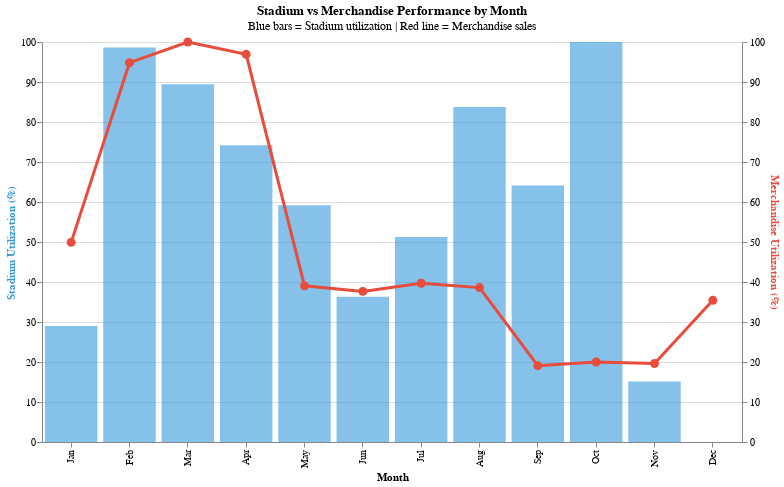

Notebook cell for this chart:
### Markdown cell above
<strong><h2>What are the merchandise sales like during these dead months?<strong><h2>

### Code cell
merch['Month'] = pd.to_datetime(merch['Selling_Date']).dt.month

# calculate monthly merchandise revenue
monthly_merch = merch.groupby('Month', as_index=False)['Unit_Price'].sum()
monthly_merch.columns = ['Month', 'Merch_Revenue']

# recode months
month_names = {
    1: 'Jan', 2: 'Feb', 3: 'Mar', 4: 'Apr', 
    5: 'May', 6: 'Jun', 7: 'Jul', 8: 'Aug',
    9: 'Sep', 10: 'Oct', 11: 'Nov', 12: 'Dec'
}
monthly_merch['Month_Name'] = monthly_merch['Month'].map(month_names)

# normalize both metrics to compare patterns
max_merch = monthly_merch['Merch_Revenue'].max()
monthly_merch['Merch_Utilization_%'] = (monthly_merch['Merch_Revenue'] / max_merch) * 100

comparison = monthly_revenue[['Month', 'Month_Name', 'Total_Revenue', 'Utilization_%']].merge(
    monthly_merch[['Month', 'Merch_Revenue', 'Merch_Utilization_%']], 
    on='Month'
)

# identify off-season months
dead_months = [1, 6, 11, 12]
comparison['Stadium_Status'] = comparison['Month'].apply(
    lambda x: 'Dead Stadium Months' if x in dead_months else 'Active Stadium Months'
)

# create viz
base = alt.Chart(comparison).encode(
    x=alt.X('Month:O', 
            title='Month',
            axis=alt.Axis(labelExpr="['Jan','Feb','Mar','Apr','May','Jun','Jul','Aug','Sep','Oct','Nov','Dec'][datum.value-1]"))
)

stadium_bars = base.mark_bar(opacity=0.6, color='#3498db').encode(
    y=alt.Y('Utilization_%:Q', 
            title='Stadium Utilization (%)',
            axis=alt.Axis(titleColor='#3498db')),
    tooltip=[
        alt.Tooltip('Month_Name:N', title='Month'),
        alt.Tooltip('Total_Revenue:Q', title='Stadium Revenue', format='$,.0f'),
        alt.Tooltip('Utilization_%:Q', title='Stadium Utilization %', format='.1f')
    ]
)

merch_line = base.mark_line(
    color='#e74c3c', 
    strokeWidth=3,
    point=alt.OverlayMarkDef(color='#e74c3c', size=80)
).encode(
    y=alt.Y('Merch_Utilization_%:Q',
            title='Merchandise Utilization (%)',
            axis=alt.Axis(titleColor='#e74c3c')),
    tooltip=[
        alt.Tooltip('Month_Name:N', title='Month'),
        alt.Tooltip('Merch_Revenue:Q', title='Merch Revenue', format='$,.0f'),
        alt.Tooltip('Merch_Utilization_%:Q', title='Merch Utilization %', format='.1f')
    ]
)

# combine layers
chart = alt.layer(stadium_bars, merch_line).resolve_scale(
    y='independent'
).properties(
    width=700,
    height=400,
    title={
        "text": "Stadium vs Merchandise Performance by Month",
        "subtitle": "Blue bars = Stadium utilization | Red line = Merchandise sales"
    }
)

chart

### Figure 1 — Vega-Lite specification as saved in the notebook (floating-point values rounded to 4 significant figures)
{"config": {"view": {"continuousWidth": 300, "continuousHeight": 300}}, "layer": [{"mark": {"type": "bar", "color": "#3498db", "opacity": 0.6}, "encoding": {"tooltip": [{"field": "Month_Name", "title": "Month", "type": "nominal"}, {"field": "Total_Revenue", "format": "$,.0f", "title": "Stadium Revenue", "type": "quantitative"}, {"field": "Utilization_%", "format": ".1f", "title": "Stadium Utilization %", "type": "quantitative"}], "x": {"axis": {"labelExpr": "['Jan','Feb','Mar','Apr','May','Jun','Jul','Aug','Sep','Oct','Nov','Dec'][datum.value-1]"}, "field": "Month", "title": "Month", "type": "ordinal"}, "y": {"axis": {"titleColor": "#3498db"}, "field": "Utilization_%", "title": "Stadium Utilization (%)", "type": "quantitative"}}}, {"mark": {"type": "line", "color": "#e74c3c", "point": {"color": "#e74c3c", "size": 80}, "strokeWidth": 3}, "encoding": {"tooltip": [{"field": "Month_Name", "title": "Month", "type": "nominal"}, {"field": "Merch_Revenue", "format": "$,.0f", "title": "Merch Revenue", "type": "quantitative"}, {"field": "Merch_Utilization_%", "format": ".1f", "title": "Merch Utilization %", "type": "quantitative"}], "x": {"axis": {"labelExpr": "['Jan','Feb','Mar','Apr','May','Jun','Jul','Aug','Sep','Oct','Nov','Dec'][datum.value-1]"}, "field": "Month", "title": "Month", "type": "ordinal"}, "y": {"axis": {"titleColor": "#e74c3c"}, "field": "Merch_Utilization_%", "title": "Merchandise Utilization (%)", "type": "quantitative"}}}], "data": {"name": "data-9d2f78021a777708d3eb0558ee2acfab"}, "height": 400, "resolve": {"scale": {"y": "independent"}}, "title": {"text": "Stadium vs Merchandise Performance by Month", "subtitle": "Blue bars = Stadium utilization | Red line = Merchandise sales"}, "width": 700, "$schema": "https://vega.github.io/schema/vega-lite/v5.20.1.json", "datasets": {"data-9d2f78021a777708d3eb0558ee2acfab": [{"Month": 1, "Month_Name": "Jan", "Total_Revenue": 1180000, "Utilization_%": 29.0, "Merch_Revenue": 545557, "Merch_Utilization_%": 49.91, "Stadium_Status": "Dead Stadium Months"}, {"Month": 2, "Month_Name": "Feb", "Total_Revenue": 4014114, "Utilization_%": 98.65, "Merch_Revenue": 1036453, "Merch_Utilization_%": 94.83, "Stadium_Status": "Active Stadium Months"}, {"Month": 3, "Month_Name": "Mar", "Total_Revenue": 3638520, "Utilization_%": 89.42, "Merch_Revenue": 1092989, "Merch_Utilization_%": 100.0, "Stadium_Status": "Active Stadium Months"}, {"Month": 4, "Month_Name": "Apr", "Total_Revenue": 3019167, "Utilization_%": 74.2, "Merch_Revenue": 1059386, "Merch_Utilization_%": 96.93, "Stadium_Status": "Active Stadium Months"}, {"Month": 5, "Month_Name": "May", "Total_Revenue": 2409516, "Utilization_%": 59.21, "Merch_Revenue": 426674, "Merch_Utilization_%": 39.04, "Stadium_Status": "Active Stadium Months"}, {"Month": 6, "Month_Name": "Jun", "Total_Revenue": 1477016, "Utilization_%": 36.3, "Merch_Revenue": 411551, "Merch_Utilization_%": 37.65, "Stadium_Status": "Dead Stadium Months"}, {"Month": 7, "Month_Name": "Jul", "Total_Revenue": 2086062, "Utilization_%": 51.27, "Merch_Revenue": 433818, "Merch_Utilization_%": 39.69, "Stadium_Status": "Active Stadium Months"}, {"Month": 8, "Month_Name": "Aug", "Total_Revenue": 3408036, "Utilization_%": 83.75, "Merch_Revenue": 421963, "Merch_Utilization_%": 38.61, "Stadium_Status": "Active Stadium Months"}, {"Month": 9, "Month_Name": "Sep", "Total_Revenue": 2608443, "Utilization_%": 64.1, "Merch_Revenue": 208487, "Merch_Utilization_%": 19.07, "Stadium_Status": "Active Stadium Months"}, {"Month": 10, "Month_Name": "Oct", "Total_Revenue": 4069134, "Utilization_%": 100.0, "Merch_Revenue": 218645, "Merch_Utilization_%": 20.0, "Stadium_Status": "Active Stadium Months"}, {"Month": 11, "Month_Name": "Nov", "Total_Revenue": 615001, "Utilization_%": 15.11, "Merch_Revenue": 214390, "Merch_Utilization_%": 19.62, "Stadium_Status": "Dead Stadium Months"}, {"Month": 12, "Month_Name": "Dec", "Total_Revenue": 0, "Utilization_%": 0.0, "Merch_Revenue": 387218, "Merch_Utilization_%": 35.43, "Stadium_Status": "Dead Stadium Months"}]}}
